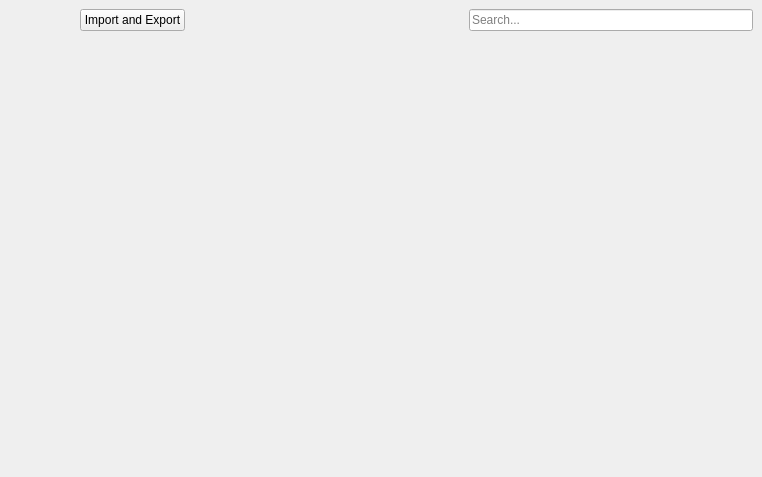
<?xml version="1.0" encoding="UTF-8"?>
<ui version="4.0">
 <class>BrowsingLibrary</class>
 <widget class="QWidget" name="BrowsingLibrary">
  <property name="geometry">
   <rect>
    <x>0</x>
    <y>0</y>
    <width>762</width>
    <height>477</height>
   </rect>
  </property>
  <property name="windowTitle">
   <string>Library</string>
  </property>
  <layout class="QGridLayout" name="gridLayout">
   <property name="leftMargin">
    <number>0</number>
   </property>
   <property name="topMargin">
    <number>0</number>
   </property>
   <property name="rightMargin">
    <number>0</number>
   </property>
   <property name="bottomMargin">
    <number>0</number>
   </property>
   <property name="spacing">
    <number>0</number>
   </property>
   <item row="1" column="0" colspan="2">
    <widget class="FancyTabWidget" name="tabs" native="true">
     <property name="sizePolicy">
      <sizepolicy hsizetype="MinimumExpanding" vsizetype="MinimumExpanding">
       <horstretch>0</horstretch>
       <verstretch>0</verstretch>
      </sizepolicy>
     </property>
    </widget>
   </item>
   <item row="0" column="0">
    <widget class="QFrame" name="frame">
     <property name="minimumSize">
      <size>
       <width>71</width>
       <height>25</height>
      </size>
     </property>
    </widget>
   </item>
   <item row="0" column="1">
    <widget class="QFrame" name="frame_2">
     <layout class="QHBoxLayout" name="horizontalLayout">
      <property name="spacing">
       <number>0</number>
      </property>
      <property name="bottomMargin">
       <number>0</number>
      </property>
      <item>
       <widget class="QPushButton" name="importExport">
        <property name="text">
         <string>Import and Export</string>
        </property>
       </widget>
      </item>
      <item>
       <spacer name="horizontalSpacer">
        <property name="orientation">
         <enum>Qt::Horizontal</enum>
        </property>
        <property name="sizeHint" stdset="0">
         <size>
          <width>40</width>
          <height>20</height>
         </size>
        </property>
       </spacer>
      </item>
      <item>
       <widget class="QLineEdit" name="searchLine">
        <property name="placeholderText">
         <string>Search...</string>
        </property>
       </widget>
      </item>
     </layout>
    </widget>
   </item>
  </layout>
 </widget>
 <customwidgets>
  <customwidget>
   <class>FancyTabWidget</class>
   <extends>QWidget</extends>
   <header>mc.lib3rd.FancyTabWidget</header>
   <container>1</container>
  </customwidget>
 </customwidgets>
 <resources/>
 <connections/>
</ui>
